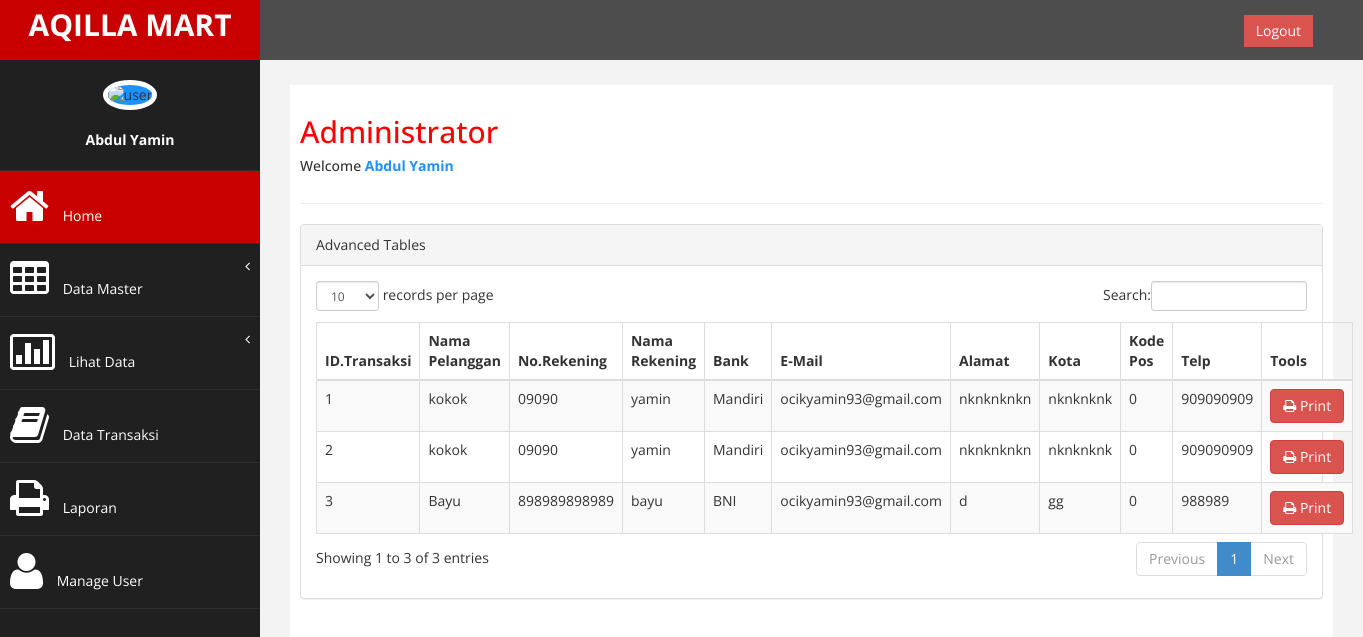
Screenshot of /admin/admin.php?page=admin&aksi=data_transaksi (signed in) with the database file from the repository.
### tables this page shows
CREATE TABLE `transaksi` (
  `id_transaksi` int(11) NOT NULL,
  `nama` varchar(50) NOT NULL,
  `username` varchar(50) NOT NULL,
  `password` varchar(70) NOT NULL,
  `email` varchar(60) NOT NULL,
  `alamat` text NOT NULL,
  `pos` int(6) NOT NULL,
  `kota` varchar(60) NOT NULL,
  `hp` int(12) NOT NULL,
  `no_rek` varchar(30) NOT NULL,
  `nama_rek` varchar(60) NOT NULL,
  `bank` varchar(60) NOT NULL
);

### admin/lihat_transaksi.php (the view, shortened to what this page needs)
<div class="panel panel-default">
    <div class="panel-heading">
         Advanced Tables
    </div>
    <div class="panel-body">
        <div class="table-responsive">
            <table class="table table-striped table-bordered table-hover" id="dataTables-example">
                <thead>
                    <tr>
                        <th>ID.Transaksi</th>
                        <th>Nama Pelanggan</th>
                        <th>No.Rekening</th>
                        <th>Nama Rekening</th>
                        <th>Bank</th>
                        <th>E-Mail</th>
                        <th>Alamat</th>
                        <th>Kota</th>
                        <th>Kode Pos</th>
                        <th>Telp</th>
                        <th> Tools</th>
                    </tr>
                </thead>
                <tbody>
                	<?php
                	$sql = mysql_query("select * from transaksi") or die(mysql_error());
                	while ($data=mysql_fetch_array($sql)) {
                	 ?>
                    <tr class="odd gradeX">
                        <td> <?php echo $data['id_transaksi']; ?> </td>
                        <td> <?php echo $data['nama']; ?></td>
                        <td><?php echo $data['no_rek']; ?></td>
                        <td><?php echo $data['nama_rek']; ?></td>
                        <td><?php echo $data['bank']; ?></td>
                        <td><?php echo $data['email']; ?></td>
                        <td><?php echo $data['alamat']; ?></td>
                        <td><?php echo $data['kota']; ?></td>
                        <td><?php echo $data['pos']; ?></td>
                        <td><?php echo $data['hp']; ?></td>
                        <td>
                        	<a target="_blank" href="laporan.php=<?php echo $data['id_transaksi']; ?>"><button class="btn btn-danger"><i class="fa fa-print "></i> Print</button></a></td>
                    </tr>
                    <?php
                };
                     ?>
                </tbody>
            </table>
        </div>
    </div>
</div>

### admin/assets/css/custom.css (style rules this page uses)
body { font-family: 'Open Sans', sans-serif; }

### rows the page displays
transaksi: id_transaksi "1", nama "kokok", no_rek "09090", nama_rek "yamin", bank "Mandiri", email "ocikyamin93@gmail.com", alamat "nknknknkn", kota "nknknknk", pos "0", hp "909090909"
transaksi: id_transaksi "2", nama "kokok", no_rek "09090", nama_rek "yamin", bank "Mandiri", email "ocikyamin93@gmail.com", alamat "nknknknkn", kota "nknknknk", pos "0", hp "909090909"
transaksi: id_transaksi "3", nama "Bayu", no_rek "898989898989", nama_rek "bayu", bank "BNI", email "ocikyamin93@gmail.com", alamat "d", kota "gg", pos "0", hp "988989"

### other values shown
$_SESSION['nama'] "Abdul Yamin"
